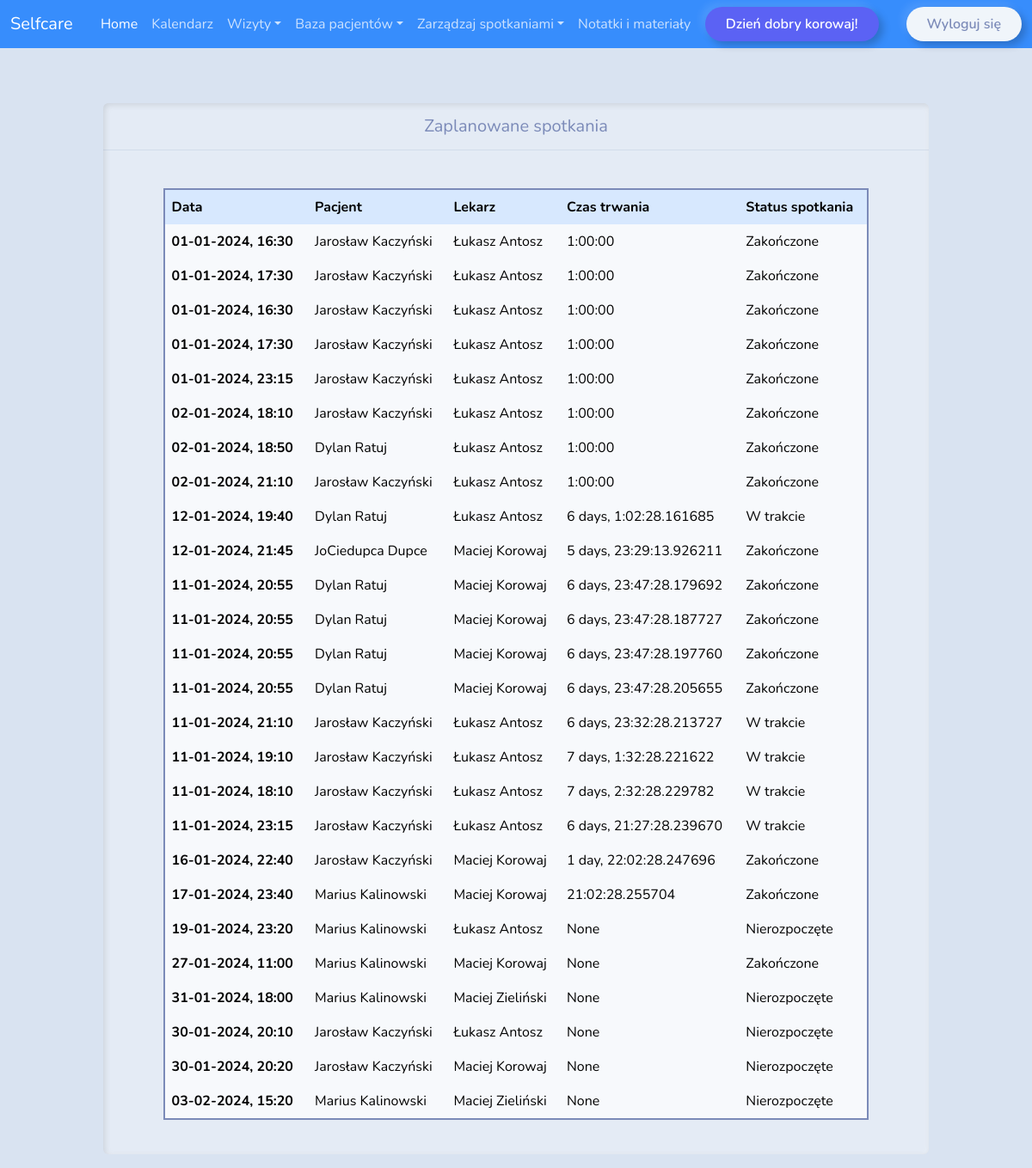
The app's page /patients/meetings (signed in), older data.
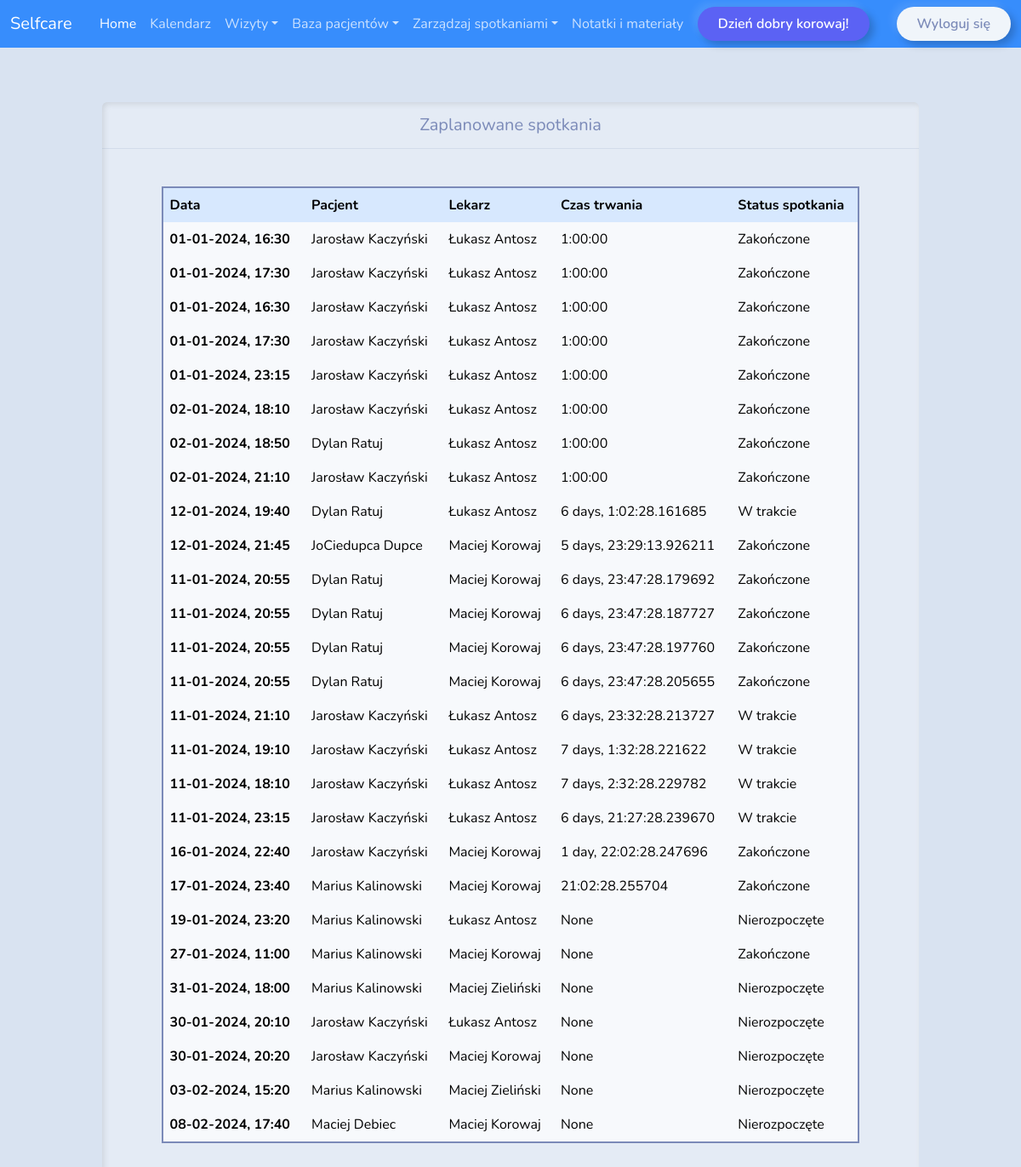
The same page, newer data.
### patients/models.py (models this page shows, shortened)
class Meetings(models.Model):
    MEETING_TYPE = (
        ('Biuro', 'Biuro'),
        ('Zdalnie', 'Zdalnie'),
    )
    MEETING_STATUS = (
        ('Zakończone', 'Zakończone'),
        ('W trakcie', 'W trakcie'),
        ('Nierozpoczęte', 'Nierozpoczęte')
    )
    meeting_place = models.CharField(max_length=100, null=True, choices=MEETING_TYPE)
    start_time = models.DateTimeField()
    real_start_time = models.DateTimeField(null=True, blank=True)
    end_time = models.DateTimeField(null=True, blank=True)
    real_end_time = models.DateTimeField(null=True, blank=True)
    duration = models.DurationField(null=True, blank=True)
    doctor = models.ForeignKey(Doctor, null=True, on_delete=models.SET_NULL)
    patient = models.ForeignKey(Patient, null=True, on_delete=models.SET_NULL)
    progress = models.CharField(max_length=100, null=True, choices = MEETING_STATUS, blank=True)
    def save(self, *args, **kwargs):
        if self.end_time is not None:
            if self.end_time <= self.start_time:
                raise ValueError("End time must be after the start time")
        if self.end_time:
            self.duration = self.end_time - self.start_time
        self.status()
        super(Meetings, self).save(*args, **kwargs)
    def status(self):
        if not self.progress:  # Only set progress if it hasn't been set yet
            now = timezone.now()
            if self.start_time > now:
                self.progress = 'Nierozpoczęte'
            elif self.end_time and self.end_time < now:
                self.progress = 'Zakończone'
            else:
                self.progress = 'W trakcie'
            if self.end_time == None and self.progress == 'W trakcie':
                duration = now - self.start_time
                self.duration = duration

class Patient(models.Model):
    first_name = models.CharField(max_length=30)
    last_name = models.CharField(max_length=30)
    street = models.CharField(max_length=100, null=True)
    code = models.CharField(max_length=15, null=True)
    city = models.CharField(max_length = 40, null=True)
    phone_number = models.IntegerField()
    curator = models.ManyToManyField(Doctor, related_name="curator")
    email = models.EmailField(max_length=254)
    user = models.OneToOneField(User, on_delete=models.CASCADE, related_name='patient', null=True)
    group = models.ForeignKey(Group, on_delete=models.CASCADE, related_name='patients', null=True)
    captcha_score = models.FloatField(default = 0.0)
    def __str__(self):
        return f"{self.first_name} {self.last_name}"

class Doctor(models.Model):
    first_name = models.CharField(max_length=30)
    last_name = models.CharField(max_length=30)
    street = models.CharField(max_length=100, null=True)
    code = models.CharField(max_length=6, null=True)
    city = models.CharField(max_length = 40, null=True)
    phone_number = models.IntegerField()
    proteges = models.ManyToManyField('Patient',blank=True, related_name="proteges")
    email = models.EmailField(max_length=254)
    user = models.OneToOneField(User, on_delete=models.CASCADE, related_name='doctor',null=True)
    captcha_score = models.FloatField(default = 0.0)
    group = models.ForeignKey(Group, on_delete=models.CASCADE, related_name='doctos', null=True)
    class Meta:
        permissions = [
            ("doctor_permission", "doctor_permission")
            ]
    def __str__(self):
        return f"{self.first_name} {self.last_name}"

### patients/views.py (the view)
# urls.py: path("meetings", views.meetings, name="meetings"),
@group_required('doctors')
def meetings(request):
    meetings = Meetings.objects.all()
    for meeting in meetings:
        meeting.status()
        meeting.save()
    return render(request, "patients/meetings.html", {
        "meetings": meetings,
        'user': request.user
    })

### patients/helpers.py (called while the page is built)
def group_required(group, login_url=None, raise_exception=False):
    def check_perms(user):
        if isinstance(group, six.string_types):
            groups = (group, )
        else:
            groups = group
        if user.groups.filter(name__in=groups).exists():
            return True
        if raise_exception:
            raise PermissionDenied
        return False
    return user_passes_test(check_perms, login_url=login_url)

### patients/templatetags/auth_extras.py (called while the page is built)
@register.filter(name='has_group')
def has_group(user, group_name):
    group = Group.objects.get(name=group_name)
    return True if group in user.groups.all() else False

### patients/templates/patients/meetings.html (shortened to what this page needs)
{% extends "patients/layout.html" %}
{% load static %}
{% block body %}
<div class= "container-meetings">
  <div class="card border-primary mb-3" style="width: 80%;">
      <div class="card-header text-center fs-5">Zaplanowane spotkania</div>
      <div class="form-newpatient">
      <div class="card-body">
<div class="tables">
    <table id="data" class="table table-bordered table-hover patients-table">
      <thead>
      <tr class="table-primary">
        <th scope="col">Data</th>
        <th scope="col">Pacjent</th>
        <th scope="col">Lekarz</th>
        <th scope="col">Czas trwania</th>
        <th scope="col">Status spotkania</th>
      </tr>
      </thead>
      <tbody>
        {% for meeting in meetings %}
        <tr class="table-secondary">
            <th scope="row">{{ meeting.start_time|date:"d-m-Y, H:i" }}</th>
            <td>{{ meeting.patient}}</td>
            <td>{{ meeting.doctor}}</td>
            <td>{{ meeting.duration}}</td>
            <td> {{ meeting.progress }}</td>
          </tr>
        {% endfor %}
      </tbody>
    </table>
</div>
</div>
</div>
</div>
</div>
{% endblock body %}

### patients/templates/patients/layout.html (shortened to what this page needs)
{% load static %}
{% load auth_extras %}
<!DOCTYPE html>
<html lang="en">
<head>
    <link href="{% static 'patients/bootstrap.css' %}" rel="stylesheet">
</head>
<body>
  {% if request.user|has_group:"admin" %}
  <nav class="navbar navbar-expand-lg bg-primary " data-bs-theme="dark">
    <div class="container-fluid">
      <a class="navbar-brand" href="{% url 'dashboard' %}">Selfcare</a>
      <button class="navbar-toggler" type="button" data-bs-toggle="collapse" data-bs-target="#navbarColor01" aria-controls="navbarColor01" aria-expanded="false" aria-label="Toggle navigation">
        <span class="navbar-toggler-icon"></span>
      </button>
      <div class="collapse navbar-collapse" id="navbarColor01">
        <ul class="navbar-nav mx-auto">
          <li class="nav-item">
            <a class="nav-link active" href="{% url 'dashboard' %}">Home
              <span class="visually-hidden">(current)</span>
            </a>
          </li>
          <li class="nav-item">
            <a class="nav-link" href="{% url 'calendar'%}">Kalendarz</a>
          </li>
          <li class="nav-item dropdown">
            <a class="nav-link dropdown-toggle" data-bs-toggle="dropdown" href="#" role="button" aria-haspopup="true" aria-expanded="false">Wizyty</a>
            <div class="dropdown-menu">
              <a class="dropdown-item" href="{% url 'meetings' %}">Pełna lista wizyt</a>
              <a class="dropdown-item" href="{% url 'newmeeting' %}">Dodaj wizytę</a>
            </div>
          </li>
          <li class="nav-item dropdown">
            <a class="nav-link dropdown-toggle" data-bs-toggle="dropdown" href="#" role="button" aria-haspopup="true" aria-expanded="false">Baza pacjentów</a>
            <div class="dropdown-menu">
              <a class="dropdown-item" href="{% url 'patients' %}">Lista zarejestrowanych pacjentów</a>
              <a class="dropdown-item" href="{% url 'newpatient' %}">Dodaj nowego pacjenta</a>
            </div>
          </li>
          <li class="nav-item dropdown">
            <a class="nav-link dropdown-toggle" data-bs-toggle="dropdown" href="#" role="button" aria-haspopup="true" aria-expanded="false">Baza lekarzy</a>
            <div class="dropdown-menu">
              <a class="dropdown-item" href="{% url 'doctors' %}">Lista zarejestrowanych lekarzy</a>
              <a class="dropdown-item" href="{% url 'newdoctor' %}">Dodaj nowego lekarza</a>
            </div>
          </li>
          <li class="nav-item dropdown">
            <a class="nav-link dropdown-toggle" data-bs-toggle="dropdown" href="#" role="button" aria-haspopup="true" aria-expanded="false">Zarządzaj spotkaniem</a>
            <div class="dropdown-menu">
              <a class="dropdown-item" href="{% url 'doctors_meetings' %}">Moje spoktania</a>
            </div>
          </li>
          <li class="nav-item dropdown">
            <a class="nav-link dropdown-toggle" data-bs-toggle="dropdown" href="#" role="button" aria-haspopup="true" aria-expanded="false">Notatki i materiały</a>
            <div class="dropdown-menu">
              <a class="dropdown-item" href="{% url 'upload_images'%}">Notatki i materiały</a>
            </div>
          </li>
        </ul>
        <button class="btn btn-outline-info" style="line-height: 0.5rem; margin-right:2rem;">Dzień dobry {{request.user}}!</button>
        <a href="{%url 'logoutUser'%}">
          <button action="logoutUser" class="btn btn-outline-light" style="line-height: 0.5rem;">Wyloguj się</button>
        </a>
      </div>
    </div>
  </nav>
  {% elif request.user|has_group:"doctors" %}
  <nav class="navbar navbar-expand-lg bg-primary " data-bs-theme="dark">
    <div class="container-fluid">
      <a class="navbar-brand" href="{% url 'dashboard' %}">Selfcare</a>
      <div class="collapse navbar-collapse" id="navbarColor01">
        <ul class="navbar-nav mx-auto">
          <li class="nav-item">
            <a class="nav-link active" href="{% url 'dashboard' %}">Home
            </a>
          </li>
          <li class="nav-item">
            <a class="nav-link" href="{% url 'calendar'%}">Kalendarz</a>
          </li>
          <li class="nav-item dropdown">
            <a class="nav-link dropdown-toggle" data-bs-toggle="dropdown" href="#" role="button" aria-haspopup="true" aria-expanded="false">Wizyty</a>
          </li>
          <li class="nav-item dropdown">
            <a class="nav-link dropdown-toggle" data-bs-toggle="dropdown" href="#" role="button" aria-haspopup="true" aria-expanded="false">Baza pacjentów</a>
          </li>
          <li class="nav-item dropdown">
            <a class="nav-link dropdown-toggle" data-bs-toggle="dropdown" href="#" role="button" aria-haspopup="true" aria-expanded="false">Zarządzaj spotkaniami</a>
          </li>
          <li class="nav-item">
            <a class="nav-link" href="{% url 'upload_images'%}">Notatki i materiały</a>
          </li>
        </ul>
        <button class="btn btn-outline-info" style="line-height: 0.5rem; margin-right:2rem;">Dzień dobry {{request.user}}!</button>
        <a href="{%url 'logoutUser'%}">
          <button action="logoutUser" class="btn btn-outline-light" style="line-height: 0.5rem;">Wyloguj się</button>
        </a>
      </div>
    </div>
  </nav>
  {% else %}
  <h1> BLOCK ERROR - GROUP ERROR </h1>
  {% endif %}
    {% block body %}
    {% endblock %}
</body>
</html>

### patients/templates/patients/meetings.html (style rules this page uses)
.container-meetings { padding-top: 4rem; display: flex; margin-left: auto; margin-right: auto; justify-content: center; align-items: center; height: 100%; }

Row changes from the older to the newer data that the page shows:
added Meetings: start_time "08-02-2024, 17:40", patient "Maciej Debiec", doctor "Maciej Korowaj", duration "None", progress "Nierozpoczęte"
